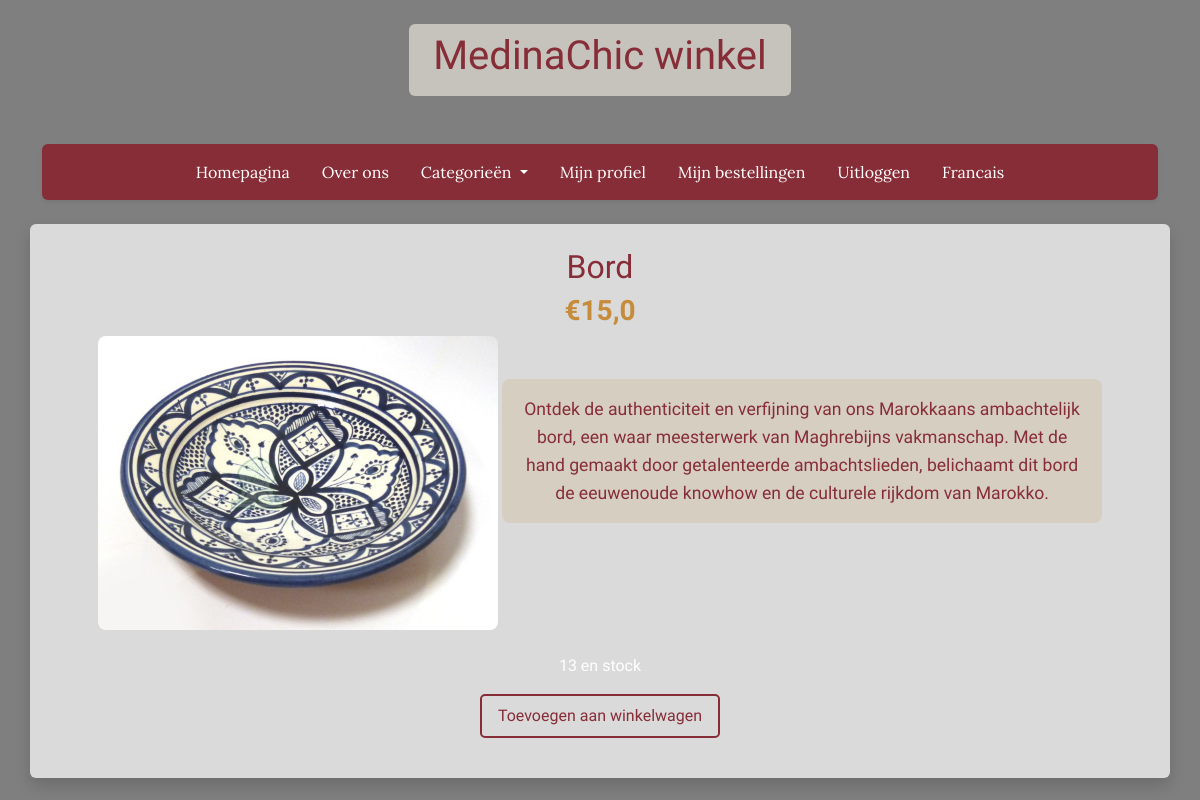
The app's page /api/nl/product/assiette/ (signed in) with its own data.
### store/models.py (models this page shows, shortened)
class Product(models.Model):
    name = models.CharField(max_length=128)
    name_nl = models.CharField(max_length=128, blank=True, null=True)
    slug = models.SlugField(max_length=128, blank=True)
    CATEGORIES = [
        ('autre', 'Autre'),
        ('cuisine', 'Cuisine'),
        ('vetement', 'Vetement'),
        ('tissu', 'Tissu'),
        ('argile', 'Argile'),
        ('maroquineire', 'Maroquineire'),
        ('alimentaire', 'Alimentaire'),
        ('accessoire', 'Accessoire'),
    ]
    category = models.CharField(max_length=50, choices=CATEGORIES, default='autre')
    price = models.FloatField(default=0.0)
    quantity = models.IntegerField(default=0)
    description = models.TextField(blank=True)
    description_nl = models.TextField(blank=True, null=True)
    thumbnail = models.ImageField(upload_to="products/", blank=True, null=True)
    stripe_id = models.CharField(max_length=90, blank=True)

### store/views.py (the view)
# urls.py: path('nl/product/<str:slug>/', product_detail_nl, name='product-nl'),
def product_detail_nl(request, slug):
    product = get_object_or_404(Product, slug=slug)
    return render(request, 'store/detail_nl.html', context={'product': product, 'lang': 'nl'})

### store/context_processors.py (called while the page is built)
def cart_processor(request):
    cart_data = {
        'has_cart': False,
        'cart_count': 0
    }
    if request.user.is_authenticated:
        try:
            cart = Cart.objects.filter(user=request.user, ordered=False).first()
            if cart:
                cart_data['has_cart'] = True
                cart_data['cart_count'] = cart.orders.count()
        except:
            pass
    return cart_data

### store/templates/store/detail_nl.html (shortened to what this page needs)
{% extends 'base_nl.html' %}
{% block content %}
    <div class="text-center">
        <h2 class="product-title">{{ product.name_nl }}</h2>
        <h3 class="product-price">€{{ product.price }}</h3>
        <img src="{{ product.thumbnail.url }}" alt="{{ product.name_nl }}" class="product-image mb-4">
        <p class="product-description">{{ product.description_nl }}</p>
        <p>{{ product.quantity }} en stock</p>
        {% if user.is_authenticated %}
            <p>
                <a href="{% url 'add-to-cart' product.slug %}" class="add-to-cart-btn">
                    Toevoegen aan winkelwagen
                </a>
            </p>
        {% endif %}
    </div>
{% endblock %}

### store/templates/store/detail_nl.html (style rules this page uses)
.product-title { color: #872D37; }
.product-price { color: #C78C3A; font-weight: bold; }
.product-image { width: 100%; max-width: 400px; height: auto; object-fit: cover; border-radius: 8px; }
.add-to-cart-btn { border: 2px solid #872D37; color: #872D37; padding: 0.5rem 1rem; text-decoration: none; border-radius: 5px; display: inline-block; transition: all 0.3s ease; }
.product-description { color: #872D37; font-size: 1.1rem; line-height: 1.6; }
.product-description { color: #872D37; font-size: 1.1rem; line-height: 1.6; background-color: rgba(199, 140, 58, 0.15); padding: 1rem; border-radius: 8px; display: inline-block; max-width: 600px; }

### records on screen
Product: name_nl "Bord", price "15,0", thumbnail (picture), description_nl "Ontdek de authenticiteit en verfijning van ons Marokkaans ambachtelijk bord, een waar meesterwerk van Maghrebijns vakmanschap. Met de hand gemaakt door getalenteerde ambachtslieden, belichaamt dit bord de eeuwenoude knowhow en de culturele rijkdom van Marokko.", quantity "13"
